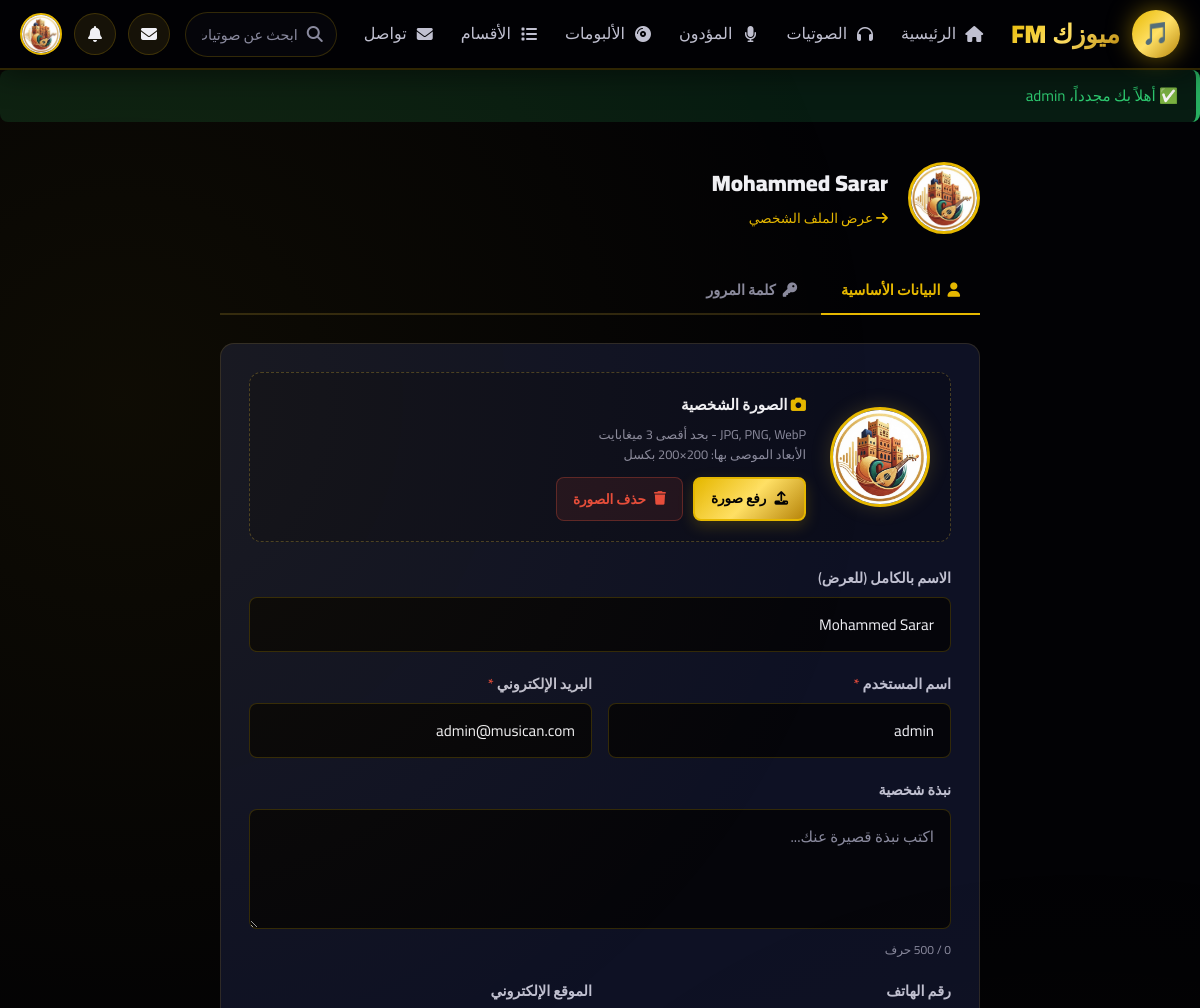
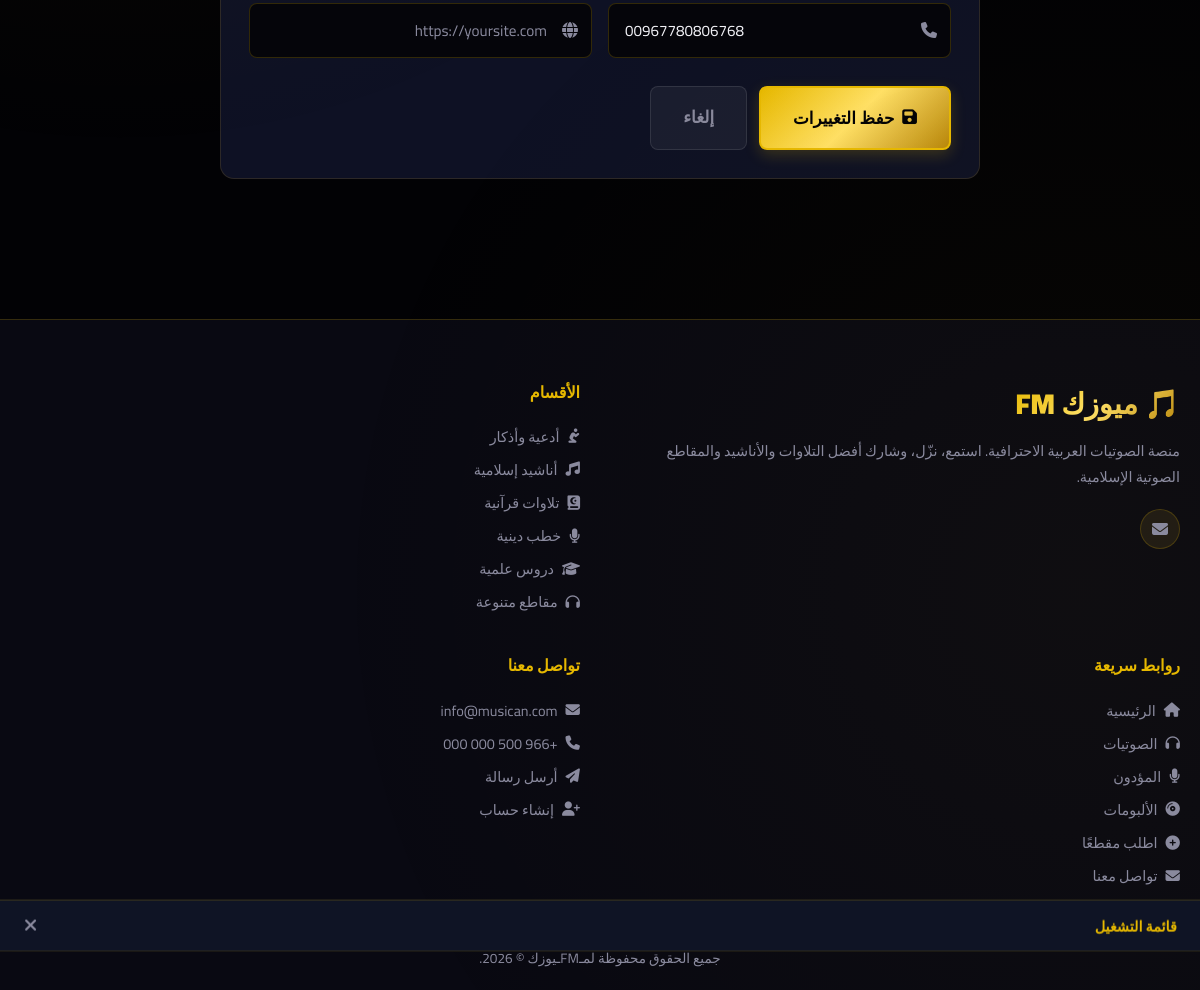
The page /edit_profile.php (signed in) on the database its author committed (2 pictures, top to bottom).
### tables this page shows
CREATE TABLE `users` (
  `id` int NOT NULL,
  `username` varchar(100) NOT NULL,
  `full_name` varchar(100) DEFAULT NULL,
  `email` varchar(255) NOT NULL,
  `password` varchar(255) NOT NULL,
  `role` enum('admin','performer','user') NOT NULL DEFAULT 'user',
  `avatar` varchar(255) DEFAULT NULL,
  `bio` text,
  `phone` varchar(50) DEFAULT NULL,
  `website` varchar(255) DEFAULT NULL,
  `reset_token` varchar(64) DEFAULT NULL,
  `reset_expires` datetime DEFAULT NULL,
  `is_active` tinyint(1) NOT NULL DEFAULT '1',
  `created_at` datetime NOT NULL DEFAULT CURRENT_TIMESTAMP,
  `updated_at` datetime DEFAULT NULL ON UPDATE CURRENT_TIMESTAMP
);

CREATE TABLE `categories` (
  `id` int NOT NULL,
  `name` varchar(255) NOT NULL,
  `slug` varchar(255) NOT NULL,
  `description` text,
  `icon` varchar(100) DEFAULT 'fa-music',
  `cover_image` varchar(255) DEFAULT NULL,
  `sort_order` int DEFAULT '0',
  `created_at` datetime NOT NULL DEFAULT CURRENT_TIMESTAMP
);

### includes/auth.php (called while the page is built, shortened)
<?php
function isLoggedIn(): bool {
    return isset($_SESSION['user_id']) && !empty($_SESSION['user_id']);
}
function getCurrentUser(): ?array {
    static $user = null;
    if ($user === null) {
        $db   = getDB();
        $stmt = $db->prepare("SELECT * FROM users WHERE id = ? AND is_active = 1");
        $stmt->execute([$_SESSION['user_id']]);
        $user = $stmt->fetch() ?: null;
    }
    return $user;
}

### edit_profile.php (the view, shortened to what this page needs)
<?php
require_once __DIR__ . '/includes/functions.php';
require_once __DIR__ . '/includes/auth.php';
require_once __DIR__ . '/includes/templates_loader.php';
$currentUser = getCurrentUser();
$activeTab  = in_array($_GET['tab'] ?? '', ['profile', 'password', 'avatar']) ? ($_GET['tab']) : 'profile';
$avatarUrl = '';
if (!empty($currentUser['avatar'])) {
    $avatarUrl = getImageUrl('avatars', $currentUser['avatar']);
} else {
    $hash = md5(strtolower(trim($currentUser['email'] ?? '')));
    $avatarUrl = "https://www.gravatar.com/avatar/{$hash}?s=200&d=identicon";
}
$siteName  = getSetting('site_name', 'موسيكان');
?>
<!DOCTYPE html>
<html lang="ar" dir="rtl">
<head>
    <link rel="stylesheet" href="https://cdnjs.cloudflare.com/ajax/libs/font-awesome/6.5.0/css/all.min.css">
    <link rel="stylesheet" href="<?= BASE_URL ?>/assets/css/main.css">
</head>
<body>
<?php require_once __DIR__ . '/includes/header.php'; ?>
<div class="edit-page">
    <div class="edit-header">
        <?php $displayName = !empty($currentUser['full_name']) ? $currentUser['full_name'] : $currentUser['username']; ?>
        <img src="<?= clean($avatarUrl) ?>" alt="<?= clean($displayName) ?>"
             class="edit-avatar-sm" id="header-avatar"
             onerror="this.src='https://ui-avatars.com/api/?name=<?= urlencode($displayName) ?>&background=d4af37&color=0d0d1a&size=200'">
        <div>
            <h1 style="font-size:1.4rem;font-weight:900;margin-bottom:4px;"><?= clean($displayName) ?></h1>
            <a href="<?= BASE_URL ?>/profile.php" style="font-size:0.85rem;color:var(--gold);">
                <i class="fas fa-arrow-right"></i> عرض الملف الشخصي
            </a>
        </div>
    </div>
    <div class="edit-tabs">
        <button class="edit-tab <?= $activeTab === 'profile' ? 'active' : '' ?>"
                onclick="switchTab('profile')">
            <i class="fas fa-user"></i> البيانات الأساسية
        </button>
        <button class="edit-tab <?= $activeTab === 'password' ? 'active' : '' ?>"
                onclick="switchTab('password')">
            <i class="fas fa-key"></i> كلمة المرور
        </button>
    </div>
    <div class="tab-panel <?= $activeTab === 'profile' ? 'active' : '' ?>" id="tab-profile">
        <div class="form-card">
            <form method="post" enctype="multipart/form-data" id="profile-form">
                <div class="avatar-upload-area">
                    <img src="<?= clean($avatarUrl) ?>" class="avatar-preview" id="avatar-preview"
                         onerror="this.src='https://ui-avatars.com/api/?name=<?= urlencode($currentUser['username']) ?>&background=d4af37&color=0d0d1a&size=200'">
                    <div class="avatar-upload-info">
                        <h4><i class="fas fa-camera" style="color:var(--gold);"></i> الصورة الشخصية</h4>
                        <p>JPG, PNG, WebP - بحد أقصى 3 ميغابايت<br>الأبعاد الموصى بها: 200×200 بكسل</p>
                        <div style="display:flex;gap:10px;flex-wrap:wrap;">
                            <label for="avatar" class="btn btn-gold" style="cursor:pointer;font-size:0.85rem;padding:8px 16px;">
                                <i class="fas fa-upload"></i> رفع صورة
                            </label>
                            <?php if (!empty($currentUser['avatar'])): ?>
                                <button type="button" class="btn" onclick="if(confirm('حذف الصورة الشخصية؟')) document.getElementById('remove-avatar-form').submit();" style="background:rgba(231,76,60,.1);color:#e74c3c;border:1px solid rgba(231,76,60,.3);font-size:0.85rem;padding:8px 16px;">
                                    <i class="fas fa-trash"></i> حذف الصورة
                                </button>
                            <?php endif; ?>
                        </div>
                    </div>
                </div>
                <div class="form-group">
                    <label class="form-label" for="full_name">الاسم بالكامل (للعرض)</label>
                    <input type="text" id="full_name" name="full_name" class="form-control"
                           maxlength="100" placeholder="مثال: محمد أحمد"
                           value="<?= clean($currentUser['full_name'] ?? '') ?>">
                </div>
                <div class="form-row-2">
                    <div class="form-group">
                        <label class="form-label" for="username">اسم المستخدم <span style="color:#e74c3c;">*</span></label>
                        <input type="text" id="username" name="username" class="form-control"
                               required minlength="3" maxlength="50"
                               value="<?= clean($currentUser['username']) ?>">
                    </div>
                    <div class="form-group">
                        <label class="form-label" for="email">البريد الإلكتروني <span style="color:#e74c3c;">*</span></label>
                        <input type="email" id="email" name="email" class="form-control"
                               required value="<?= clean($currentUser['email']) ?>">
                    </div>
                </div>
                <div class="form-group">
                    <label class="form-label" for="bio">نبذة شخصية</label>
                    <textarea id="bio" name="bio" class="form-control" rows="3"
                              placeholder="اكتب نبذة قصيرة عنك..." maxlength="500"><?= clean($currentUser['bio'] ?? '') ?></textarea>
                    <div style="font-size:0.75rem;color:var(--text-muted);margin-top:4px;" id="bio-count">0 / 500 حرف</div>
                </div>
                <div class="form-row-2">
                    <div class="form-group">
                        <label class="form-label" for="phone">رقم الهاتف</label>
                        <div style="position:relative;">
                            <input type="tel" id="phone" name="phone" class="form-control"
                                   placeholder="+966 5xx xxx xxxx"
                                   value="<?= clean($currentUser['phone'] ?? '') ?>" style="padding-right:44px;">
                        </div>
                    </div>
                    <div class="form-group">
                        <label class="form-label" for="website">الموقع الإلكتروني</label>
                        <div style="position:relative;">
                            <input type="url" id="website" name="website" class="form-control"
                                   placeholder="https://yoursite.com"
                                   value="<?= clean($currentUser['website'] ?? '') ?>" style="padding-right:44px;">
                        </div>
                    </div>
                </div>
                <div style="display:flex;gap:12px;margin-top:8px;">
                    <button type="submit" class="btn btn-gold btn-lg">
                        <i class="fas fa-save"></i> حفظ التغييرات
                    </button>
                    <a href="<?= BASE_URL ?>/profile.php" class="btn btn-lg" style="background:rgba(255,255,255,.05);border:1px solid rgba(255,255,255,.1);color:var(--text-muted);">
                        إلغاء
                    </a>
                </div>
            </form>
        </div>
    </div>
</div>
<?php require_once __DIR__ . '/includes/footer.php'; ?>
</body>
</html>

### includes/header.php (shortened to what this page needs)
<?php
$siteName     = getSetting('site_name', 'موسيكان');
$logoFile     = getSetting('logo', '');
$categories   = getCategories();
$currentUser  = getCurrentUser();
$logoUrl      = $logoFile ? getImageUrl('site', $logoFile) : '';
?>
<!DOCTYPE html>
<html lang="ar" dir="rtl">
<head>
    <link rel="stylesheet" href="https://cdnjs.cloudflare.com/ajax/libs/font-awesome/6.5.0/css/all.min.css">
    <link rel="stylesheet" href="<?= BASE_URL ?>/assets/css/main.css">
    <?= loadTemplateStyle() ?>
</head>
<body>
<header class="site-header" id="site-header">
    <div class="container">
        <div class="header-inner">
            <a href="<?= BASE_URL ?>/" class="site-logo">
                <?php if ($logoUrl): ?>
                    <img src="<?= $logoUrl ?>" alt="<?= clean($siteName) ?>" style="height:44px;">
                <?php else: ?>
                    <div class="logo-icon">🎵</div>
                    <span class="logo-text"><?= clean($siteName) ?></span>
                <?php endif; ?>
            </a>
            <nav class="site-nav" id="site-nav">
                <ul class="nav-links">
                    <li><a href="<?= BASE_URL ?>/" class="<?= (($activePage??'') === 'home') ? 'active' : '' ?>"><i class="fas fa-home"></i> الرئيسية</a></li>
                    <li><a href="<?= BASE_URL ?>/player.php" class="<?= (($activePage??'') === 'player') ? 'active' : '' ?>"><i class="fas fa-headphones"></i> الصوتيات</a></li>
                    <li><a href="<?= BASE_URL ?>/performer.php" class="<?= (($activePage??'') === 'performers') ? 'active' : '' ?>"><i class="fas fa-microphone"></i> المؤدون</a></li>
                    <li><a href="<?= BASE_URL ?>/album.php" class="<?= (($activePage??'') === 'albums') ? 'active' : '' ?>"><i class="fas fa-compact-disc"></i> الألبومات</a></li>
                    <li><a href="<?= BASE_URL ?>/category.php" class="<?= (($activePage??'') === 'categories') ? 'active' : '' ?>"><i class="fas fa-list"></i> الأقسام</a></li>
                    <li><a href="<?= BASE_URL ?>/contact.php" class="<?= (($activePage??'') === 'contact') ? 'active' : '' ?>"><i class="fas fa-envelope"></i> تواصل</a></li>
                </ul>
            </nav>
            <div class="header-search">
                <input type="text" id="header-search-input" placeholder="ابحث عن صوتيات، مؤدين..." autocomplete="off">
            </div>
            <div class="header-actions">
                <?php if ($currentUser): ?>
                    <a href="<?= BASE_URL ?>/messages.php" class="btn-icon" title="الرسائل">
                        <i class="fas fa-envelope"></i>
                    </a>
                    <a href="<?= BASE_URL ?>/notifications.php" class="btn-icon" title="الإشعارات">
                        <i class="fas fa-bell"></i>
                    </a>
                    <div class="user-menu">
                        <?php $displayName = !empty($currentUser['full_name']) ? $currentUser['full_name'] : $currentUser['username']; ?>
                        <div class="user-avatar-btn" id="user-menu-btn" title="<?= clean($displayName) ?>">
                            <?php
                                $__avatar = $currentUser['avatar']
                                    ? getImageUrl('avatars', $currentUser['avatar'])
                                    : 'https://www.gravatar.com/avatar/' . md5(strtolower(trim($currentUser['email'] ?? ''))) . '?s=80&d=identicon';
                            ?>
                            <img src="<?= $__avatar ?>" alt="<?= clean($displayName) ?>"
                                 onerror="this.src='https://ui-avatars.com/api/?name=<?= urlencode($displayName) ?>&background=d4af37&color=0d0d1a&size=80'">
                        </div>
                    </div>
                <?php else: ?>
                    <a href="<?= BASE_URL ?>/login.php" class="btn btn-outline btn-sm">دخول</a>
                    <a href="<?= BASE_URL ?>/register.php" class="btn btn-gold btn-sm">تسجيل</a>
                <?php endif; ?>
            </div>
        </div>
    </div>
</header>
<?= showFlash() ?>

### includes/footer.php (shortened to what this page needs)
<?php
$footerText      = getSetting('footer_text', 'جميع الحقوق محفوظة © موسيكان');
$contactEmail    = getSetting('contact_email', '');
$contactPhone    = getSetting('contact_phone', '');
$siteName        = getSetting('site_name', 'موسيكان');
$footerCategories = getCategories();
?>
<footer class="site-footer">
    <div class="container">
        <div class="footer-grid">
            <div class="footer-brand">
                <div class="logo-text">🎵 <?= clean($siteName) ?></div>
                <p class="footer-desc">منصة الصوتيات العربية الاحترافية. استمع، نزّل، وشارك أفضل التلاوات والأناشيد والمقاطع الصوتية الإسلامية.</p>
                <div class="social-links">
                    <?php if ($contactEmail): ?>
                        <a href="mailto:<?= clean($contactEmail) ?>" class="social-link" title="البريد الإلكتروني"><i class="fas fa-envelope"></i></a>
                    <?php endif; ?>
                </div>
            </div>
            <div>
                <h3 class="footer-title">الأقسام</h3>
                <ul class="footer-links">
                    <?php foreach (array_slice($footerCategories, 0, 6) as $cat): ?>
                        <li>
                            <a href="<?= BASE_URL ?>/category.php?slug=<?= urlencode($cat['slug']) ?>">
                                <i class="fas <?= $cat['icon'] ?? 'fa-music' ?>"></i>
                                <?= clean($cat['name']) ?>
                            </a>
                        </li>
                    <?php endforeach; ?>
                </ul>
            </div>
            <div>
                <h3 class="footer-title">روابط سريعة</h3>
                <ul class="footer-links">
                    <li><a href="<?= BASE_URL ?>/"><i class="fas fa-home"></i> الرئيسية</a></li>
                    <li><a href="<?= BASE_URL ?>/player.php"><i class="fas fa-headphones"></i> الصوتيات</a></li>
                    <li><a href="<?= BASE_URL ?>/performer.php"><i class="fas fa-microphone"></i> المؤدون</a></li>
                    <li><a href="<?= BASE_URL ?>/album.php"><i class="fas fa-compact-disc"></i> الألبومات</a></li>
                    <li><a href="<?= BASE_URL ?>/request_audio.php"><i class="fas fa-plus-circle"></i> اطلب مقطعًا</a></li>
                    <li><a href="<?= BASE_URL ?>/contact.php"><i class="fas fa-envelope"></i> تواصل معنا</a></li>
                </ul>
            </div>
            <div>
                <h3 class="footer-title">تواصل معنا</h3>
                <ul class="footer-links">
                    <?php if ($contactEmail): ?>
                        <li><a href="mailto:<?= clean($contactEmail) ?>"><i class="fas fa-envelope"></i> <?= clean($contactEmail) ?></a></li>
                    <?php endif; ?>
                    <?php if ($contactPhone): ?>
                        <li><a href="tel:<?= clean($contactPhone) ?>"><i class="fas fa-phone"></i> <?= clean($contactPhone) ?></a></li>
                    <?php endif; ?>
                    <li><a href="<?= BASE_URL ?>/contact.php"><i class="fas fa-paper-plane"></i> أرسل رسالة</a></li>
                    <?php if (getSetting('allow_register', '1') === '1'): ?>
                        <li><a href="<?= BASE_URL ?>/register.php"><i class="fas fa-user-plus"></i> إنشاء حساب</a></li>
                    <?php endif; ?>
                </ul>
            </div>
        </div>
        <div class="footer-bottom">
            <p><?= clean($footerText) ?></p>
        </div>
    </div>
</footer>
<?php require_once ROOT_PATH . '/includes/floating_player.php'; ?>
</body>
</html>

### rows shown on the page
users: avatar (picture), full_name "Mohammed Sarar", username "admin", email "admin@musican.com", phone "00967780806768"
categories: name "أدعية وأذكار"
categories: name "أناشيد إسلامية"
categories: name "تلاوات قرآنية"
categories: name "خطب دينية"
categories: name "دروس علمية"
categories: name "مقاطع متنوعة"

### other values the page prints
$siteName "ميوزك FM"
$icon "✅"
$flash['message'] "أهلاً بك مجدداً، admin"
$contactEmail "info@musican.com"
$contactPhone "+966 500 000 000"
$footerText "جميع الحقوق محفوظة لمـFMـيوزك © 2026."
